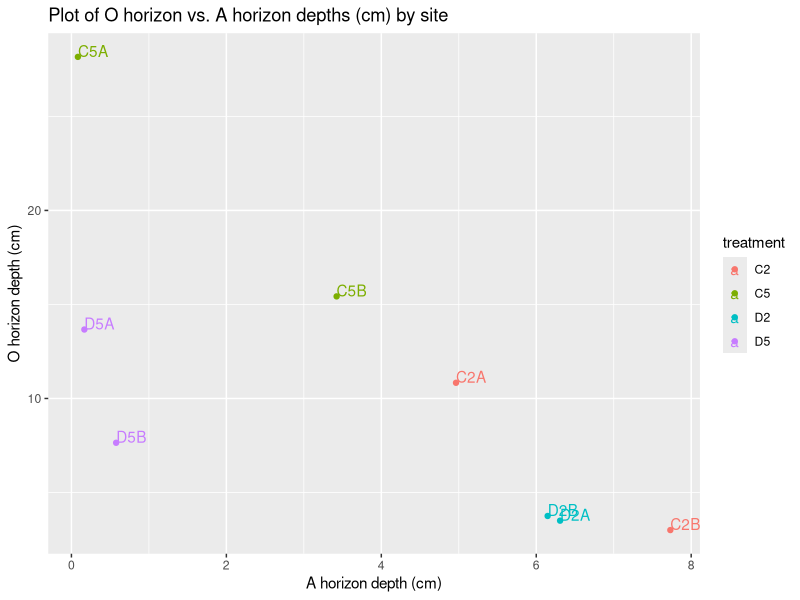

This figure's R source: (Note: this script raises an error after producing the figure.)
## ---- chunk 1
knitr::opts_chunk$set(echo = TRUE)
## ---- chunk 2
library(tidyverse)
library(dplyr)
library(stringr)
library(viridis)
library(magrittr)


OA_thick <- read.csv("OA_thickness_2019_20_join.csv", header=T, na.strings=c("", " ", "NA"))
class(OA_thick)

#as.tbl(OA_thick) #set as tibble. was having issues with coercing to a dataframe (using as.data.frame)

str(OA_thick)
head(OA_thick)

OA_thick[46,11] <- as.numeric(13) #depending on where the last source file was saved from, this cell may be imported as a date. The correct value should be 13 (cm). D5A R2 (2019), A_thk = 13.

#set all data types for the dataframe

OA_thick$date %>% as.Date(format = "%m/%d/%Y")
OA_thick$site %>%  as.character()
OA_thick$treatment %>%  as.character()
OA_thick$forest_type %>%  as.character()
OA_thick$inv_lvl %>% as.numeric()
OA_thick$plot %>% as.character()
OA_thick$totalO_thk %>% as.numeric()
OA_thick$Oi_thk %>% as.numeric()
OA_thick$Oe_thk %>% as.numeric()
OA_thick$Oa_thk %>% as.numeric()
OA_thick$A_thk %>% as.numeric()
OA_thick$A_type %>% as.character()
OA_thick$source %>% as.character()
OA_thick$sample_number %>% as.character()
OA_thick$bulk_density %>% as.numeric()




str(OA_thick)
view(OA_thick)

## ---- chunk 3


## ---- chunk 4

#O_mean_summary
O_mean_sum <- OA_thick %>% 
group_by(site) %>% 
  drop_na(totalO_thk) %>% 
  summarize(mean_O_thk = mean(mean(totalO_thk)), SD = sd(totalO_thk), n = length(site))

O_mean_sum %<>%   #Adding in SE to the dataframe  
mutate(SE = SD/sqrt(length(SD)))
view(O_mean_sum)

#write.table(O_mean_sum, file = "O_mean_sum.csv", sep = ",")


#A_mean_summary
A_mean_sum <- OA_thick %>% 
group_by(site) %>% 
  drop_na(A_thk) %>% 
  summarize(mean_A_thk = mean(mean(A_thk)), SD = sd(A_thk), n = length(site))

A_mean_sum %<>%   #Adding in SE to the dataframe  
mutate(SE = SD/sqrt(length(SD)))
view(A_mean_sum)

#write.table(A_mean_sum, file = "A_mean_sum.csv", sep = ",")

## ---- chunk 5
#Step 1:
O <- O_mean_sum$mean_O_thk
A <- A_mean_sum$mean_A_thk
#view(O)
#view(A)

OA_means.df <- data.frame(v1 = c("C2A","C2B","C5A","C5B","D2A","D2B","D5A","D5B"), v2 = c("C2", "C2", "C5", "C5", "D2", "D2", "D5", "D5"), v3 = O, v4 = A)
colnames(OA_means.df) = c("site", "treatment", "O","A")


view(OA_means.df)
str(OA_means.df)

write.table(OA_means.df, file = "OA_means.csv", sep = ",")

#Step 2: (this code works but the colors are gross)
OPlot1 <- qplot(O, A, data = OA_means.df, label = site, 
      geom=c("point", "text"),
      hjust=0, vjust=0,
      color = treatment,
      xlab = "A horizon depth (cm)",
      ylab = "O horizon depth (cm)",
      main = "Plot of O horizon vs. A horizon depths (cm) by site")
print(OPlot1)





## ---- chunk 6

O_plot.FUN <- function(data){
  Oplot <- ggplot(data, aes(x = O, y = A)) +
  scale_fill_viridis(discrete = TRUE) +
  geom_point(position = position_dodge(),
  color = OA_means.df$treatment,
  width = 0.2)
  Oplot <- Oplot + ggtitle("Plot of O horizon vs. A horizon depths (cm) by site") +
    theme(plot.title = element_text(size = rel(1.8), margin = margin(b = 10)))+
    theme(axis.text.x = element_text(size = rel(1.4))) +
    theme(axis.text.y = element_text(size = rel(1.4))) 
  Oplot <- Oplot +
    labs(x= "O horizon depth (cm)", y = "A horizon depth (cm)", size = rel(1.8)) +
    theme(axis.title.x = element_text(size = rel(1.5), face = "bold", margin = margin(t = 8)))+
    theme(axis.title.y = element_text(size = rel(1.5), face = "bold", margin = margin(r = 8)))+
    theme(legend.text = element_text(size = rel(1.4))) +
    theme(legend.title = element_text(size = rel(1.4)))
  
 print(Oplot) #print
}



O_plot.FUN(OA_means.df) #run the function
?geom_point

